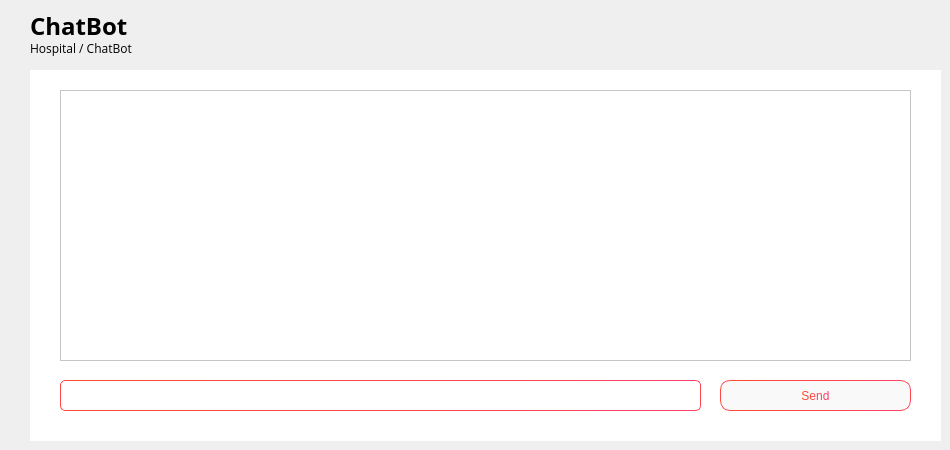
      <widget class="QWidget" name="page_22">
       <widget class="QLabel" name="label_352">
        <property name="geometry">
         <rect>
          <x>30</x>
          <y>40</y>
          <width>201</width>
          <height>16</height>
         </rect>
        </property>
        <property name="font">
         <font>
          <family>Open Sans</family>
         </font>
        </property>
        <property name="text">
         <string>Hospital / ChatBot</string>
        </property>
       </widget>
       <widget class="QLabel" name="label_353">
        <property name="geometry">
         <rect>
          <x>30</x>
          <y>10</y>
          <width>381</width>
          <height>31</height>
         </rect>
        </property>
        <property name="font">
         <font>
          <family>Open Sans</family>
          <pointsize>18</pointsize>
          <weight>75</weight>
          <bold>true</bold>
         </font>
        </property>
        <property name="text">
         <string>ChatBot</string>
        </property>
       </widget>
       <widget class="QWidget" name="widget_57" native="true">
        <property name="geometry">
         <rect>
          <x>30</x>
          <y>70</y>
          <width>911</width>
          <height>371</height>
         </rect>
        </property>
        <property name="styleSheet">
         <string notr="true">QWidget{
	background-color: white;
}

QLineEdit {
    border: 1px solid qlineargradient(x1:0, y1:0, x2:1, y2:0, stop:0 #FF4B2B, stop:1 #FF416C);
    border-radius: 5px;
    padding: 5px 15px;
    background-color: white;
    color: black;
    font-size: 12px;
}

QLineEdit:focus {
    border: 1px solid qlineargradient(x1:0, y1:0, x2:1, y2:0, stop:0 #32CD32, stop:1 #00FFFF);
}

QLineEdit:disabled {
    background-color: #F0F0F0;
    color: #A0A0A0;
}

QLineEdit:read-only {
    background-color: #F0F0F0;
    color: #A0A0A0;
}

QLineEdit::hover {
    border: 1px solid qlineargradient(x1:0, y1:0, x2:1, y2:0, stop:0 #BEBEBE, stop:1 #A4A4A4);
}

QLineEdit::selected {
    background-color: qlineargradient(x1:0, y1:0, x2:1, y2:0, stop:0 #FF4B2B, stop:1 #FF416C);
    color: white;
}
QCheckBox {
    spacing: 10px;
	
	font: 12pt &quot;Open Sans Light&quot;;
}

QCheckBox::indicator {
    width: 35px;
    height: 35px;
}

QCheckBox::indicator:unchecked {
    image: url(:assets/icons/unchecked.png);
}

QCheckBox::indicator:checked {
    image: url(:assets/icons/checked.png);
}

QDateEdit {
    border: none;
    background-color: rgb(255, 255, 255);
    color: black;
    font-size: 16px;
    font-weight: normal;
    padding: 5px;
    border-radius: 5px;
}

QDateEdit::drop-down {
    background-color: transparent;
    image: url(:/assets/icons/cil-arrow-bottom_black.png);
    width: 20px;
    height: 20px;
}

QDateEdit::down-arrow {
    image: url(:/assets/icons/cil-arrow-bottom_black.png);
}

QDateEdit::up-arrow {
    image: url(:/assets/icons/cil-arrow-top_black.png);
}

QDateEdit::down-button {
    image: url(:/assets/icons/cil-arrow-bottom_black.png);
}

QDateEdit::up-button {
    image: url(:/assets/icons/cil-arrow-top_black.png);
}

QDateEdit::calendarWidget {
    border: none;
    background-color: rgb(255, 255, 255);
    color: black;
    font-size: 16px;
    font-weight: normal;
    padding: 5px;
    border-radius: 5px;
}

QDateEdit::section {
    background-color: transparent;
    border: none;
}
QPushButton {
    border: 1px solid qlineargradient(x1:0, y1:0, x2:1, y2:0, stop:0 #FF4B2B, stop:1 #FF416C);
    border-radius: 10px;
    padding: 5px 15px;
    background: #f9f9f9;
    color: qlineargradient(x1:0, y1:0, x2:1, y2:0, stop:0 #FF4B2B, stop:1 #FF416C);
    font-size: 12px;
}

QPushButton:hover {
    background-color: qlineargradient(x1:0, y1:0, x2:1, y2:0, stop:0 #FF416C, stop:1 #FF4B2B);
	color: white;
}

QPushButton:pressed {
    background-color: qlineargradient(x1:0, y1:0, x2:1, y2:0, stop:0 #FF4B2B, stop:1 #FF416C);
    border: 2px solid #FF416C;
    padding: 4px 14px 6px 16px;
}
</string>
        </property>
        <widget class="QTextEdit" name="textEdit_5">
         <property name="geometry">
          <rect>
           <x>30</x>
           <y>20</y>
           <width>851</width>
           <height>271</height>
          </rect>
         </property>
         <property name="styleSheet">
          <string notr="true"/>
         </property>
        </widget>
        <widget class="QLineEdit" name="lineEdit_11">
         <property name="geometry">
          <rect>
           <x>30</x>
           <y>310</y>
           <width>641</width>
           <height>31</height>
          </rect>
         </property>
        </widget>
        <widget class="QPushButton" name="sendChatBtn_5">
         <property name="geometry">
          <rect>
           <x>690</x>
           <y>310</y>
           <width>191</width>
           <height>31</height>
          </rect>
         </property>
         <property name="text">
          <string>Send</string>
         </property>
        </widget>
       </widget>
      </widget>
